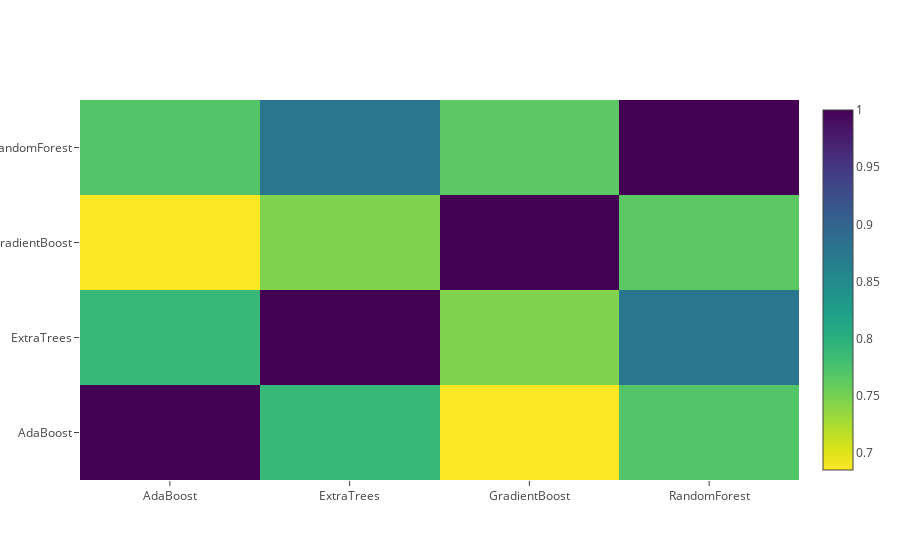

Notebook source saved alongside this figure:
### Markdown cell above
**Correlation Heatmap of the Second Level Training set**

### Code cell
data = [
    go.Heatmap(
        z= base_predictions_train.astype(float).corr().values ,
        x=base_predictions_train.columns.values,
        y= base_predictions_train.columns.values,
          colorscale='Viridis',
            showscale=True,
            reversescale = True
    )
]
py.iplot(data, filename='labelled-heatmap')

### Figure 1 — Plotly figure (JSON) as saved in the notebook; plotly's stock layout.template omitted (floating-point values rounded to 4 significant figures)
{"data": [{"colorscale": "Viridis", "reversescale": true, "showscale": true, "type": "heatmap", "x": ["AdaBoost", "ExtraTrees", "GradientBoost", "RandomForest"], "y": ["AdaBoost", "ExtraTrees", "GradientBoost", "RandomForest"], "z": [[1, 0.7897, 0.6852, 0.7698], [0.7897, 1, 0.7451, 0.8763], [0.6852, 0.7451, 1, 0.7649], [0.7698, 0.8763, 0.7649, 1]]}], "layout": {}}
